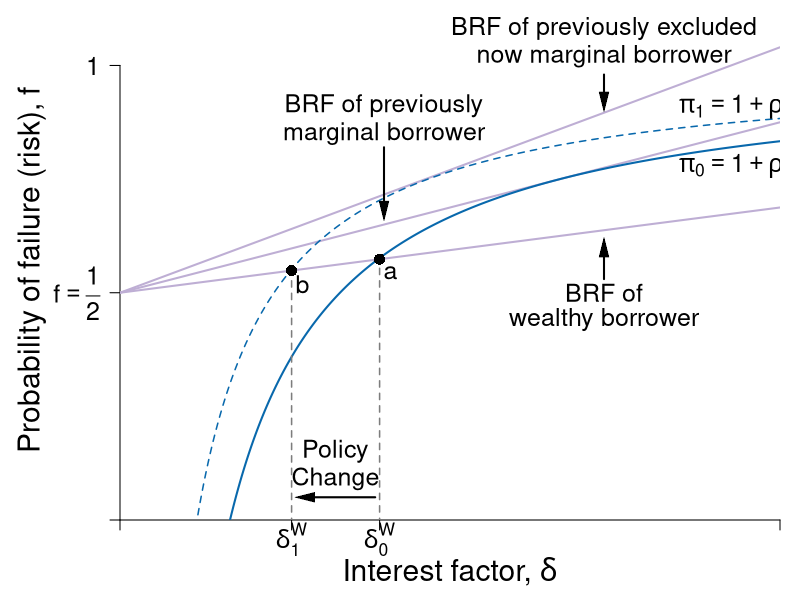

The R script that drew this image:
#' Graph Designer: Simon Halliday
#' Authors: Bowles and Halliday
#' Title: Coordination, Conflict and Competition: A Text in Microeconomics

library(shape)
pdf(file = "credit/credit_investment_macro_b.pdf", width = 8, height = 6)

#Set parameters for graphics
pointsize <- 1.8
axislabelsize <- 1.8
labelsize <- 1.5
namesize <- 1.8
annotatesize <- 1.5
graphlinewidth <- 2
segmentlinewidth <- 1.5

COL <- c("#7fc97f", "#beaed4", "#fdc086", "#ffff99", "#386cb0", "#f0027f", "#bf5b17", "#666666")
COLA <- c("#e0f3db", "#99d8c9","#66c2a4","#41ae76", "#238b45", "#005824")
COLB <- c("#c6dbef", "#4eb3d3", "#2b8cbe", "#0868ac","#084081")
COLC <- c("#fcfbfd", "#efedf5", "#dadaeb", "#bcbddc", "#9e9ac8", "#807dba", "#6a51a3", "#54278f", "#3f007d")
grays <- gray.colors(25, start = 1, end = 0)

#Edited the margins to cater for the larger LHS labels
par(mar =  c(4, 6, 1, 1))

brfFn <- function(delta, q = 1, k = 1) {
  .5 + (delta / (2 * q)) * (1 - k)
}

PCFn <- function(delta, q = 1) {
  delta/q
}

isoreturnFn <- function(delta, pi = 0.125) {
  1 - (pi)/delta
}

yFn <- function(d1, f1, q = 1){
  q*f1*(1 - f1) - d1*(1 - f1)
}

ylow <- function(delta, q = 1, ybar = 0.0625){
  (-sqrt(delta^2 - 2*delta*q + q^2 - 4*q*ybar) + delta + q)/(2*q)
}

yhigh <- function(delta, q = 1, ybar = 0.0625){
  (sqrt(delta^2 - 2*delta*q + q^2 - 4*q*ybar) + delta + q)/(2*q)
}

xlims <- c(0, 1.5)
ylims <- c(0, 1.1)

npts <- 501 
d1 <- seq(xlims[1], xlims[2], length.out = npts)
f1 <- seq(ylims[1], ylims[2], length.out = npts) 
a <- c(0.0625)

plot(0, 0, xlim = xlims, ylim = ylims, type = "n",
     xlab = expression(paste("")),
     ylab = expression(paste("")), 
     xaxt = "n", 
     yaxt = "n", 
     cex.lab = axislabelsize, 
     bty = "n",
     xaxs = "i", 
     yaxs = "i"
)


ticksy <- c(ylims[1], 0.5, ylims[2] - 0.1)
ylabels <- c(NA, expression(paste(f == frac(1,2))),  1)
ticksx <- c(xlims[1], 0.39, 0.59, xlims[2])
xlabels <- c(NA, expression(paste(delta[1]^{W})), expression(paste(delta[0]^{W})), NA)

axis(1, at = ticksx, pos = 0, labels = xlabels, cex.axis = labelsize)
axis(2, at = ticksy, pos = 0, labels = ylabels, las = 1, cex.axis = labelsize)

npts <- 503 
xx1 <- seq(xlims[1], xlims[2], length.out = npts)

#Draw the graphs
lines(xx1, brfFn(xx1, k = 0.28), col = COL[2], lwd = graphlinewidth)
lines(xx1, brfFn(xx1, k = 0.5), col = COL[2], lwd = graphlinewidth)
lines(xx1, brfFn(xx1, k = 0.75), col = COL[2], lwd = graphlinewidth)
lines(xx1, isoreturnFn(xx1, pi = 0.175), col = COLB[4], lwd = segmentlinewidth, lty = 2)
lines(xx1, isoreturnFn(xx1, pi = 0.25), col = COLB[4], lwd = graphlinewidth)
#lines(xx1, isoreturnFn(xx1, pi = 0.5), col = COLB[4], lwd = graphlinewidth)


#Axis labels
mtext(expression(paste("Interest factor, ", delta)), side = 1, line = 2.5, cex = axislabelsize)
text(-0.2, 0.5*(ylims[2]), expression(paste("Probability of failure (risk), ", f)), xpd = TRUE, cex = axislabelsize, srt = 90) 

segments(0.39, -1, 0.39, brfFn(0.39, k = 0.75), lty = 2, col = grays[20] , lwd = segmentlinewidth)
points(0.39, brfFn(0.39, k = 0.75), pch = 16, col = "black", cex = 1.5)
text(0.39 + 0.025, brfFn(0.39, k = 0.75) - 0.03, expression(paste(b)), cex = labelsize)

#segments(1, -1, 1, brfFn(delta = 1, k = 0.5), lty = 2, col = grays[20] , lwd = segmentlinewidth)
#points(1, brfFn(1, k = 0.5), pch = 16, col = "black", cex = 1.5)
# text(1, brfFn(1, k = 0.5) + 0.04, expression(paste(n)), cex = labelsize)

segments(.59, -1, 0.59, brfFn(delta = 0.59, k = 0.75), lty = 2, col = grays[20] , lwd = segmentlinewidth)
points(0.59, brfFn(0.59, k = 0.75), pch = 16, col = "black", cex = 1.5)
text(0.59 + 0.025, brfFn(0.59, k = 0.75) - 0.03, expression(paste(a)), cex = labelsize)

#segments(.7, -1, 0.7, brfFn(delta = 0.7, k = 0.28), lty = 2, col = grays[20] , lwd = segmentlinewidth)
#points(0.7, brfFn(0.7, k = 0.28), pch = 16, col = "black", cex = 1.5)

# ZPC
text(1.4, 0.91, expression(paste(pi[1] == 1 + rho[1])), cex = labelsize)
text(1.4, 0.78, expression(paste(pi[0] == 1 + rho[0])), cex = labelsize)


text(1.1, 1.08, expression(paste("BRF of previously excluded")), cex = labelsize, xpd = TRUE)
text(1.1, 1.02, expression(paste("now marginal borrower")), cex = labelsize, xpd = TRUE)
Arrows(1.1, 0.98, 1.1, 0.92, col = "black", lty = 1, lwd = 2, arr.type = "triangle", arr.lwd = 0.5)

text(1.1, 0.5, expression(paste("BRF of")), cex = labelsize)
text(1.1, 0.44, expression(paste("wealthy borrower")), cex = labelsize)
Arrows(1.1, 0.53, 1.1, 0.6, col = "black", lty = 1, lwd = 2, arr.type = "triangle", arr.lwd = 0.5)


text(0.6, 0.91, expression(paste("BRF of previously")), cex = labelsize)
text(0.6, 0.85, expression(paste("marginal borrower")), cex = labelsize)
Arrows(0.6, 0.82, 0.6, 0.68, col = "black", lty = 1, lwd = 2, arr.type = "triangle", arr.lwd = 0.5)

# text(0.12, 0.44, expression(paste("zpc")), cex = labelsize)
# text(0.12, 0.38, expression(paste("after")), cex = labelsize)
# Arrows(0.17, 0.43, 0.27, 0.43, col = "black", lty = 1, lwd = 2, arr.type = "triangle", arr.lwd = 0.5)
#text(0.12, 0.26, expression(paste("zpc")), cex = labelsize)
#text(0.12, 0.2, expression(paste("before")), cex = labelsize)
#Arrows(0.17, 0.25, 0.3, 0.25, col = "black", lty = 1, lwd = 2, arr.type = "triangle", arr.lwd = 0.5)

text(0.49, 0.15, expression(paste("Policy")), cex = labelsize)
text(0.49, 0.09, expression(paste("Change")), cex = labelsize)
Arrows(0.58, 0.05, 0.42, 0.05, col = "black", lty = 1, lwd = 2, arr.type = "triangle", arr.lwd = 0.5)


dev.off()
